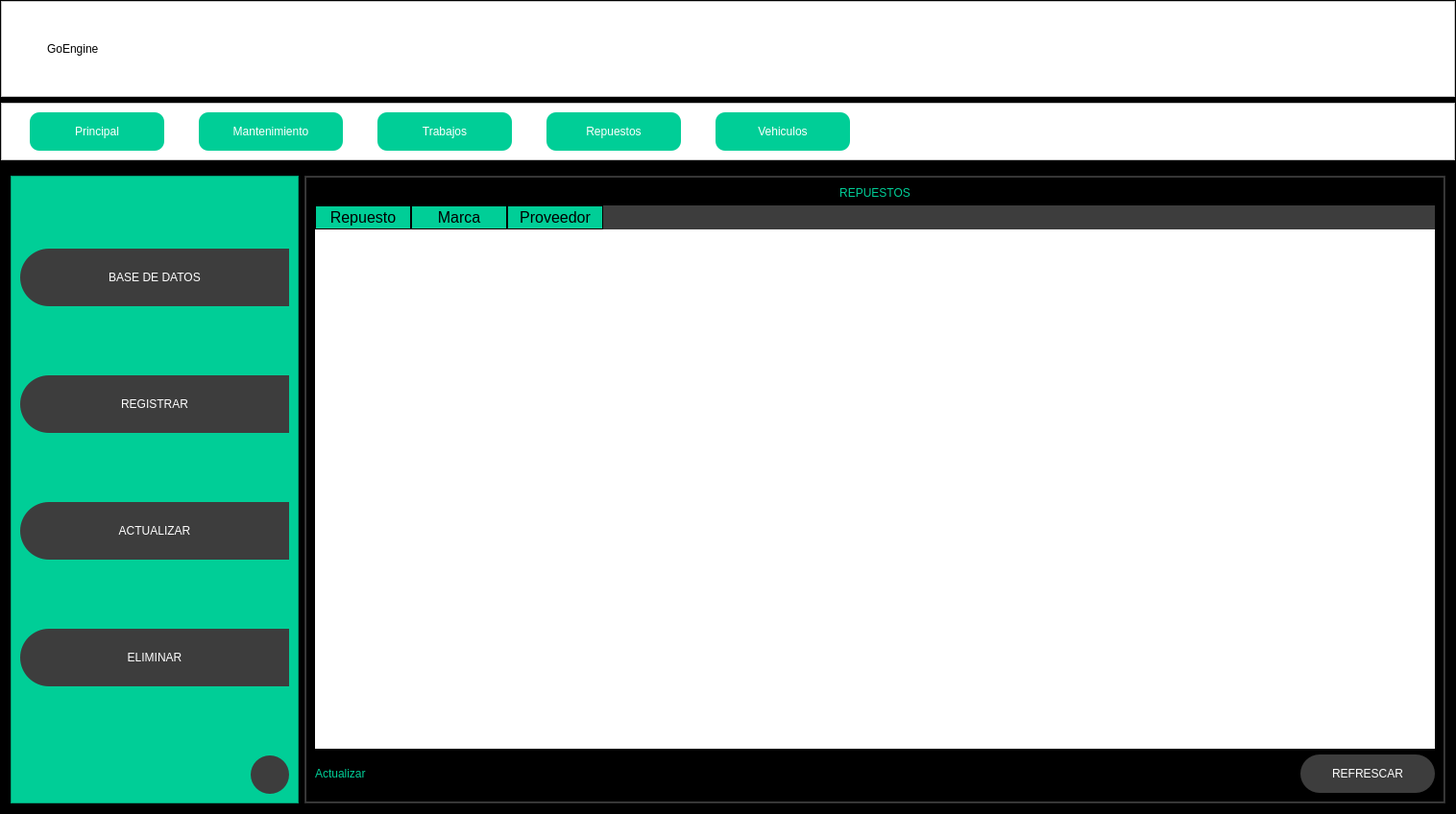
<?xml version="1.0" encoding="UTF-8"?>
<ui version="4.0">
 <class>MainWindow</class>
 <widget class="QMainWindow" name="MainWindow">
  <property name="geometry">
   <rect>
    <x>0</x>
    <y>0</y>
    <width>1516</width>
    <height>848</height>
   </rect>
  </property>
  <property name="windowTitle">
   <string>MainWindow</string>
  </property>
  <widget class="QWidget" name="centralwidget">
   <layout class="QVBoxLayout" name="verticalLayout_12">
    <property name="leftMargin">
     <number>0</number>
    </property>
    <property name="topMargin">
     <number>0</number>
    </property>
    <property name="rightMargin">
     <number>0</number>
    </property>
    <property name="bottomMargin">
     <number>0</number>
    </property>
    <item>
     <widget class="QFrame" name="frame">
      <property name="styleSheet">
       <string notr="true">background-color: rgb(0, 0, 0);</string>
      </property>
      <property name="frameShape">
       <enum>QFrame::StyledPanel</enum>
      </property>
      <property name="frameShadow">
       <enum>QFrame::Raised</enum>
      </property>
      <layout class="QVBoxLayout" name="verticalLayout_2" stretch="1,0,8">
       <property name="leftMargin">
        <number>0</number>
       </property>
       <property name="topMargin">
        <number>0</number>
       </property>
       <property name="rightMargin">
        <number>0</number>
       </property>
       <property name="bottomMargin">
        <number>0</number>
       </property>
       <item>
        <widget class="QFrame" name="frame_superior">
         <property name="sizePolicy">
          <sizepolicy hsizetype="Preferred" vsizetype="Fixed">
           <horstretch>0</horstretch>
           <verstretch>0</verstretch>
          </sizepolicy>
         </property>
         <property name="minimumSize">
          <size>
           <width>0</width>
           <height>100</height>
          </size>
         </property>
         <property name="styleSheet">
          <string notr="true">QFrame{
	font: 30pt &quot;Old English Text MT&quot;;
	font: 30pt &quot;Bauhaus 93&quot;;
	background-color: rgb(255, 255, 255);
}
QPushButton{
	background-color: #000000ff;
	border-radius:20px;
}
QPushButton:hover{
	background-color: rgb(61, 61, 61);
	border-radius:20px;
}
</string>
         </property>
         <property name="frameShape">
          <enum>QFrame::StyledPanel</enum>
         </property>
         <property name="frameShadow">
          <enum>QFrame::Raised</enum>
         </property>
         <layout class="QHBoxLayout" name="horizontalLayout">
          <property name="topMargin">
           <number>0</number>
          </property>
          <property name="bottomMargin">
           <number>0</number>
          </property>
          <item>
           <widget class="QPushButton" name="bt_menu">
            <property name="text">
             <string/>
            </property>
            <property name="icon">
             <iconset>
              <normaloff>menu.png</normaloff>menu.png</iconset>
            </property>
            <property name="iconSize">
             <size>
              <width>38</width>
              <height>38</height>
             </size>
            </property>
           </widget>
          </item>
          <item>
           <widget class="QLabel" name="label_19">
            <property name="text">
             <string>GoEngine</string>
            </property>
           </widget>
          </item>
          <item>
           <widget class="QPushButton" name="bt_naveg">
            <property name="enabled">
             <bool>true</bool>
            </property>
            <property name="sizePolicy">
             <sizepolicy hsizetype="Minimum" vsizetype="Preferred">
              <horstretch>0</horstretch>
              <verstretch>0</verstretch>
             </sizepolicy>
            </property>
            <property name="minimumSize">
             <size>
              <width>0</width>
              <height>100</height>
             </size>
            </property>
            <property name="contextMenuPolicy">
             <enum>Qt::DefaultContextMenu</enum>
            </property>
            <property name="styleSheet">
             <string notr="true">QPushButton{
	background-color: #000000ff;
	border-radius:0px;

}
QPushButton:hover{
	background-color: ;
	color: rgb(245, 245, 245);
	border-right: 2px solid rgb(223, 223, 223);
	border-left: 2px solid rgb(223, 223, 223);
	border-radius:0px;
}
</string>
            </property>
            <property name="text">
             <string/>
            </property>
            <property name="icon">
             <iconset>
              <normaloff>display.png</normaloff>display.png</iconset>
            </property>
            <property name="iconSize">
             <size>
              <width>50</width>
              <height>50</height>
             </size>
            </property>
           </widget>
          </item>
          <item>
           <spacer name="horizontalSpacer">
            <property name="orientation">
             <enum>Qt::Horizontal</enum>
            </property>
            <property name="sizeHint" stdset="0">
             <size>
              <width>457</width>
              <height>20</height>
             </size>
            </property>
           </spacer>
          </item>
          <item>
           <widget class="QPushButton" name="bt_minimizar">
            <property name="text">
             <string/>
            </property>
            <property name="icon">
             <iconset>
              <normaloff>extender.png</normaloff>extender.png</iconset>
            </property>
            <property name="iconSize">
             <size>
              <width>38</width>
              <height>38</height>
             </size>
            </property>
           </widget>
          </item>
          <item>
           <widget class="QPushButton" name="bt_colapsar">
            <property name="text">
             <string/>
            </property>
            <property name="icon">
             <iconset>
              <normaloff>contraer.png</normaloff>contraer.png</iconset>
            </property>
            <property name="iconSize">
             <size>
              <width>38</width>
              <height>38</height>
             </size>
            </property>
           </widget>
          </item>
          <item>
           <widget class="QPushButton" name="bt_cerrar">
            <property name="text">
             <string/>
            </property>
            <property name="icon">
             <iconset>
              <normaloff>cerrar.png</normaloff>cerrar.png</iconset>
            </property>
            <property name="iconSize">
             <size>
              <width>38</width>
              <height>38</height>
             </size>
            </property>
           </widget>
          </item>
         </layout>
        </widget>
       </item>
       <item>
        <widget class="QFrame" name="frame_navegar">
         <property name="minimumSize">
          <size>
           <width>0</width>
           <height>0</height>
          </size>
         </property>
         <property name="styleSheet">
          <string notr="true">QFrame{
	background-color: rgb(255, 255, 255);
}
QPushButton{
	background-color: rgb(0, 206, 151);
	border-radius:10px;
	color: rgb(255, 255, 255);
	font: 77 10pt &quot;Arial Black&quot;;
}
QPushButton:hover{
	background-color:rgb(229, 229, 229);
	border-radius:10px;

	color: rgb(0,0,0);
	font: 77 10pt &quot;Arial Black&quot;;
}</string>
         </property>
         <property name="frameShape">
          <enum>QFrame::StyledPanel</enum>
         </property>
         <property name="frameShadow">
          <enum>QFrame::Raised</enum>
         </property>
         <layout class="QHBoxLayout" name="horizontalLayout_13">
          <item>
           <spacer name="horizontalSpacer_9">
            <property name="orientation">
             <enum>Qt::Horizontal</enum>
            </property>
            <property name="sizeType">
             <enum>QSizePolicy::Fixed</enum>
            </property>
            <property name="sizeHint" stdset="0">
             <size>
              <width>20</width>
              <height>20</height>
             </size>
            </property>
           </spacer>
          </item>
          <item>
           <widget class="QPushButton" name="bt_nav_prin">
            <property name="sizePolicy">
             <sizepolicy hsizetype="Fixed" vsizetype="Fixed">
              <horstretch>0</horstretch>
              <verstretch>0</verstretch>
             </sizepolicy>
            </property>
            <property name="minimumSize">
             <size>
              <width>140</width>
              <height>40</height>
             </size>
            </property>
            <property name="text">
             <string>Principal</string>
            </property>
           </widget>
          </item>
          <item>
           <spacer name="horizontalSpacer_10">
            <property name="orientation">
             <enum>Qt::Horizontal</enum>
            </property>
            <property name="sizeType">
             <enum>QSizePolicy::Fixed</enum>
            </property>
            <property name="sizeHint" stdset="0">
             <size>
              <width>30</width>
              <height>20</height>
             </size>
            </property>
           </spacer>
          </item>
          <item>
           <widget class="QPushButton" name="bt_nav_man">
            <property name="sizePolicy">
             <sizepolicy hsizetype="Fixed" vsizetype="Fixed">
              <horstretch>0</horstretch>
              <verstretch>0</verstretch>
             </sizepolicy>
            </property>
            <property name="minimumSize">
             <size>
              <width>150</width>
              <height>40</height>
             </size>
            </property>
            <property name="text">
             <string>Mantenimiento</string>
            </property>
           </widget>
          </item>
          <item>
           <spacer name="horizontalSpacer_11">
            <property name="orientation">
             <enum>Qt::Horizontal</enum>
            </property>
            <property name="sizeType">
             <enum>QSizePolicy::Fixed</enum>
            </property>
            <property name="sizeHint" stdset="0">
             <size>
              <width>30</width>
              <height>20</height>
             </size>
            </property>
           </spacer>
          </item>
          <item>
           <widget class="QPushButton" name="bt_nav_tra">
            <property name="sizePolicy">
             <sizepolicy hsizetype="Fixed" vsizetype="Fixed">
              <horstretch>0</horstretch>
              <verstretch>0</verstretch>
             </sizepolicy>
            </property>
            <property name="minimumSize">
             <size>
              <width>140</width>
              <height>40</height>
             </size>
            </property>
            <property name="text">
             <string>Trabajos</string>
            </property>
           </widget>
          </item>
          <item>
           <spacer name="horizontalSpacer_12">
            <property name="orientation">
             <enum>Qt::Horizontal</enum>
            </property>
            <property name="sizeType">
             <enum>QSizePolicy::Fixed</enum>
            </property>
            <property name="sizeHint" stdset="0">
             <size>
              <width>30</width>
              <height>20</height>
             </size>
            </property>
           </spacer>
          </item>
          <item>
           <widget class="QPushButton" name="bt_nav_rep">
            <property name="sizePolicy">
             <sizepolicy hsizetype="Fixed" vsizetype="Fixed">
              <horstretch>0</horstretch>
              <verstretch>0</verstretch>
             </sizepolicy>
            </property>
            <property name="minimumSize">
             <size>
              <width>140</width>
              <height>40</height>
             </size>
            </property>
            <property name="text">
             <string>Repuestos</string>
            </property>
           </widget>
          </item>
          <item>
           <spacer name="horizontalSpacer_14">
            <property name="orientation">
             <enum>Qt::Horizontal</enum>
            </property>
            <property name="sizeType">
             <enum>QSizePolicy::Fixed</enum>
            </property>
            <property name="sizeHint" stdset="0">
             <size>
              <width>30</width>
              <height>20</height>
             </size>
            </property>
           </spacer>
          </item>
          <item>
           <widget class="QPushButton" name="bt_nav_veh">
            <property name="sizePolicy">
             <sizepolicy hsizetype="Fixed" vsizetype="Fixed">
              <horstretch>0</horstretch>
              <verstretch>0</verstretch>
             </sizepolicy>
            </property>
            <property name="minimumSize">
             <size>
              <width>140</width>
              <height>40</height>
             </size>
            </property>
            <property name="text">
             <string>Vehiculos</string>
            </property>
           </widget>
          </item>
          <item>
           <spacer name="horizontalSpacer_13">
            <property name="orientation">
             <enum>Qt::Horizontal</enum>
            </property>
            <property name="sizeHint" stdset="0">
             <size>
              <width>40</width>
              <height>20</height>
             </size>
            </property>
           </spacer>
          </item>
         </layout>
        </widget>
       </item>
       <item>
        <widget class="QFrame" name="frame_contenido">
         <property name="frameShape">
          <enum>QFrame::StyledPanel</enum>
         </property>
         <property name="frameShadow">
          <enum>QFrame::Raised</enum>
         </property>
         <layout class="QHBoxLayout" name="horizontalLayout_2">
          <item>
           <widget class="QFrame" name="frame_menu">
            <property name="minimumSize">
             <size>
              <width>300</width>
              <height>0</height>
             </size>
            </property>
            <property name="maximumSize">
             <size>
              <width>0</width>
              <height>16777215</height>
             </size>
            </property>
            <property name="styleSheet">
             <string notr="true">QFrame{
	
	background-color: rgb(0, 206, 151);
}
QPushButton{
	background-color: rgb(61, 61, 61);
	border-top-left-radius:30px;
	border-bottom-left-radius:30px;
	color: rgb(255, 255, 255);
	font: 77 10pt &quot;Arial Black&quot;;
}
QPushButton:hover{
	background-color:white;
	border-top-left-radius:30px;
	border-bottom-left-radius:30px;
	color: rgb(0,0,0);
	font: 77 10pt &quot;Arial Black&quot;;
}
</string>
            </property>
            <property name="frameShape">
             <enum>QFrame::StyledPanel</enum>
            </property>
            <property name="frameShadow">
             <enum>QFrame::Raised</enum>
            </property>
            <layout class="QVBoxLayout" name="verticalLayout_3">
             <item>
              <spacer name="verticalSpacer_9">
               <property name="orientation">
                <enum>Qt::Vertical</enum>
               </property>
               <property name="sizeHint" stdset="0">
                <size>
                 <width>20</width>
                 <height>40</height>
                </size>
               </property>
              </spacer>
             </item>
             <item>
              <widget class="QPushButton" name="bt_database">
               <property name="enabled">
                <bool>true</bool>
               </property>
               <property name="minimumSize">
                <size>
                 <width>0</width>
                 <height>60</height>
                </size>
               </property>
               <property name="text">
                <string>BASE DE DATOS</string>
               </property>
               <property name="icon">
                <iconset>
                 <normaloff>base de datos.png</normaloff>base de datos.png</iconset>
               </property>
               <property name="iconSize">
                <size>
                 <width>30</width>
                 <height>30</height>
                </size>
               </property>
              </widget>
             </item>
             <item>
              <spacer name="verticalSpacer_8">
               <property name="orientation">
                <enum>Qt::Vertical</enum>
               </property>
               <property name="sizeHint" stdset="0">
                <size>
                 <width>20</width>
                 <height>40</height>
                </size>
               </property>
              </spacer>
             </item>
             <item>
              <widget class="QPushButton" name="bt_registrar">
               <property name="enabled">
                <bool>true</bool>
               </property>
               <property name="minimumSize">
                <size>
                 <width>0</width>
                 <height>60</height>
                </size>
               </property>
               <property name="text">
                <string>REGISTRAR</string>
               </property>
               <property name="icon">
                <iconset>
                 <normaloff>filtro.png</normaloff>filtro.png</iconset>
               </property>
               <property name="iconSize">
                <size>
                 <width>30</width>
                 <height>30</height>
                </size>
               </property>
              </widget>
             </item>
             <item>
              <spacer name="verticalSpacer_7">
               <property name="orientation">
                <enum>Qt::Vertical</enum>
               </property>
               <property name="sizeHint" stdset="0">
                <size>
                 <width>20</width>
                 <height>40</height>
                </size>
               </property>
              </spacer>
             </item>
             <item>
              <widget class="QPushButton" name="bt_actualizar">
               <property name="minimumSize">
                <size>
                 <width>0</width>
                 <height>60</height>
                </size>
               </property>
               <property name="text">
                <string>ACTUALIZAR</string>
               </property>
               <property name="icon">
                <iconset>
                 <normaloff>lapiz.png</normaloff>lapiz.png</iconset>
               </property>
               <property name="iconSize">
                <size>
                 <width>30</width>
                 <height>30</height>
                </size>
               </property>
              </widget>
             </item>
             <item>
              <spacer name="verticalSpacer_6">
               <property name="orientation">
                <enum>Qt::Vertical</enum>
               </property>
               <property name="sizeHint" stdset="0">
                <size>
                 <width>20</width>
                 <height>40</height>
                </size>
               </property>
              </spacer>
             </item>
             <item>
              <widget class="QPushButton" name="bt_eliminar">
               <property name="minimumSize">
                <size>
                 <width>0</width>
                 <height>60</height>
                </size>
               </property>
               <property name="text">
                <string>ELIMINAR</string>
               </property>
               <property name="icon">
                <iconset>
                 <normaloff>settings.png</normaloff>settings.png</iconset>
               </property>
               <property name="iconSize">
                <size>
                 <width>30</width>
                 <height>30</height>
                </size>
               </property>
              </widget>
             </item>
             <item>
              <spacer name="verticalSpacer_5">
               <property name="orientation">
                <enum>Qt::Vertical</enum>
               </property>
               <property name="sizeHint" stdset="0">
                <size>
                 <width>20</width>
                 <height>40</height>
                </size>
               </property>
              </spacer>
             </item>
             <item alignment="Qt::AlignRight">
              <widget class="QPushButton" name="bt_ingreso">
               <property name="sizePolicy">
                <sizepolicy hsizetype="Fixed" vsizetype="Fixed">
                 <horstretch>40</horstretch>
                 <verstretch>40</verstretch>
                </sizepolicy>
               </property>
               <property name="minimumSize">
                <size>
                 <width>40</width>
                 <height>40</height>
                </size>
               </property>
               <property name="styleSheet">
                <string notr="true">QPushButton{
	background-color: rgb(61, 61, 61);
	border-top-left-radius:20px;
	border-bottom-left-radius:20px;
	border-top-right-radius:20px;
	border-bottom-right-radius:20px;
	color: rgb(255, 255, 255);
	font: 77 10pt &quot;Arial Black&quot;;
}
QPushButton:hover{
	background-color:white;
	border-top-left-radius:20px;
	border-bottom-left-radius:20px;
	border-top-right-radius:20px;
	border-bottom-right-radius:20px;
	width:100px;
	color: rgb(0,0,0);
	font: 77 10pt &quot;Arial Black&quot;;
}
</string>
               </property>
               <property name="text">
                <string/>
               </property>
               <property name="icon">
                <iconset>
                 <normaloff>avatar.png</normaloff>avatar.png</iconset>
               </property>
               <property name="iconSize">
                <size>
                 <width>25</width>
                 <height>20</height>
                </size>
               </property>
              </widget>
             </item>
            </layout>
           </widget>
          </item>
          <item>
           <widget class="QFrame" name="frame_paginas">
            <property name="styleSheet">
             <string notr="true">QFrame{
	
	background-color: rgb(61, 61, 61);
}
QLabel{
	font: 87 14pt &quot;Arial Black&quot;;
	background-color:#000000ff;
	color: rgb(0, 206, 151);
	border:0px solid #14C8DC;
}
QLineEdit{
	border:0px;
	color: rgb(255, 255, 255);
	border-bottom:2px solid  rgb(61, 61, 61);
	font: 75 14pt &quot;Times New Roman&quot;;
	
}
QPushButton{
	background-color: rgb(61, 61, 61);
	border-radius:20px;
	color: rgb(255, 255, 255);
	font: 77 10pt &quot;Arial Black&quot;;
}

QPushButton:hover{
	background-color:rgb(0, 206, 151);
	border-radius:15px;
	color: rgb(0,0,0);
	font: 77 10pt &quot;Arial Black&quot;;
}

QTableWidget{
	background-color:rgb(255, 255, 255);
	color: rgb(0,0,0);
	gridline-color: rgb(0, 206, 151);
	border:0px;
	color: rgb(255, 255, 255);
	font-size: 12pt;
	color: #000000;
}
QHeaderView::section{
	background-color:rgb(0, 206, 151);
	border:1px solid rgb(0,0,0);
	font-size:12pt;
}
QTableWidgetQTableCornerButton::section{
	background-color:rgb(0,0,0);
	border:1px solid rgb(0, 206, 151);
}
</string>
            </property>
            <property name="frameShape">
             <enum>QFrame::StyledPanel</enum>
            </property>
            <property name="frameShadow">
             <enum>QFrame::Raised</enum>
            </property>
            <layout class="QVBoxLayout" name="verticalLayout_4">
             <property name="spacing">
              <number>0</number>
             </property>
             <property name="leftMargin">
              <number>1</number>
             </property>
             <property name="topMargin">
              <number>1</number>
             </property>
             <property name="rightMargin">
              <number>1</number>
             </property>
             <property name="bottomMargin">
              <number>1</number>
             </property>
             <item>
              <widget class="QStackedWidget" name="stackedWidget">
               <widget class="QWidget" name="page_base_datos">
                <layout class="QVBoxLayout" name="verticalLayout_5">
                 <item>
                  <widget class="QLabel" name="label">
                   <property name="text">
                    <string>REPUESTOS</string>
                   </property>
                   <property name="alignment">
                    <set>Qt::AlignCenter</set>
                   </property>
                  </widget>
                 </item>
                 <item>
                  <widget class="QTableWidget" name="tabla_pgBD_OT">
                   <column>
                    <property name="text">
                     <string>Repuesto</string>
                    </property>
                   </column>
                   <column>
                    <property name="text">
                     <string>Marca</string>
                    </property>
                   </column>
                   <column>
                    <property name="text">
                     <string>Proveedor</string>
                    </property>
                   </column>
                  </widget>
                 </item>
                 <item>
                  <layout class="QHBoxLayout" name="horizontalLayout_3">
                   <item>
                    <widget class="QLabel" name="label_18">
                     <property name="text">
                      <string>Actualizar</string>
                     </property>
                    </widget>
                   </item>
                   <item>
                    <spacer name="horizontalSpacer_2">
                     <property name="orientation">
                      <enum>Qt::Horizontal</enum>
                     </property>
                     <property name="sizeHint" stdset="0">
                      <size>
                       <width>40</width>
                       <height>20</height>
                      </size>
                     </property>
                    </spacer>
                   </item>
                   <item>
                    <widget class="QPushButton" name="bt_pgBD_Act">
                     <property name="minimumSize">
                      <size>
                       <width>140</width>
                       <height>40</height>
                      </size>
                     </property>
                     <property name="text">
                      <string>REFRESCAR</string>
                     </property>
                    </widget>
                   </item>
                  </layout>
                 </item>
                </layout>
               </widget>
               <widget class="QWidget" name="page_registrar">
                <layout class="QVBoxLayout" name="verticalLayout_8">
                 <item>
                  <widget class="QLabel" name="label_7">
                   <property name="minimumSize">
                    <size>
                     <width>0</width>
                     <height>80</height>
                    </size>
                   </property>
                   <property name="font">
                    <font>
                     <family>Arial Black</family>
                     <pointsize>16</pointsize>
                     <weight>10</weight>
                     <italic>false</italic>
                     <bold>false</bold>
                    </font>
                   </property>
                   <property name="styleSheet">
                    <string notr="true">font: 87 16pt &quot;Arial Black&quot;;</string>
                   </property>
                   <property name="text">
                    <string>CREAR REPUESTO</string>
                   </property>
                   <property name="alignment">
                    <set>Qt::AlignCenter</set>
                   </property>
                  </widget>
                 </item>
                 <item>
                  <spacer name="verticalSpacer_2">
                   <property name="orientation">
                    <enum>Qt::Vertical</enum>
                   </property>
                   <property name="sizeType">
                    <enum>QSizePolicy::Fixed</enum>
                   </property>
                   <property name="sizeHint" stdset="0">
                    <size>
                     <width>20</width>
                     <height>40</height>
                    </size>
                   </property>
                  </spacer>
                 </item>
                 <item>
                  <layout class="QHBoxLayout" name="horizontalLayout_4">
                   <property name="spacing">
                    <number>30</number>
                   </property>
                   <item>
                    <layout class="QVBoxLayout" name="verticalLayout_6">
                     <item>
                      <widget class="QLabel" name="label_2">
                       <property name="text">
                        <string>Nombre Repuesto</string>
                       </property>
                      </widget>
                     </item>
                     <item>
                      <widget class="QLabel" name="label_6">
                       <property name="text">
                        <string>Marca</string>
                       </property>
                      </widget>
                     </item>
                     <item>
                      <widget class="QLabel" name="label_5">
                       <property name="text">
                        <string>Proveedor</string>
                       </property>
                      </widget>
                     </item>
                    </layout>
                   </item>
                   <item>
                    <layout class="QVBoxLayout" name="verticalLayout_7">
                     <property name="spacing">
                      <number>8</number>
                     </property>
                     <item>
                      <widget class="QLineEdit" name="tBox_pgReg_Rep">
                       <property name="minimumSize">
                        <size>
                         <width>40</width>
                         <height>30</height>
                        </size>
                       </property>
                      </widget>
                     </item>
                     <item>
                      <widget class="QLineEdit" name="tBox_pgReg_Mar">
                       <property name="minimumSize">
                        <size>
                         <width>40</width>
                         <height>30</height>
                        </size>
                       </property>
                      </widget>
                     </item>
                     <item>
                      <widget class="QLineEdit" name="tBox_pgReg_Pro">
                       <property name="minimumSize">
                        <size>
                         <width>40</width>
                         <height>30</height>
                        </size>
                       </property>
                      </widget>
                     </item>
                    </layout>
                   </item>
                   <item>
                    <spacer name="horizontalSpacer_4">
                     <property name="orientation">
                      <enum>Qt::Horizontal</enum>
                     </property>
                     <property name="sizeHint" stdset="0">
                      <size>
                       <width>40</width>
                       <height>20</height>
                      </size>
                     </property>
                    </spacer>
                   </item>
                  </layout>
                 </item>
                 <item>
                  <spacer name="verticalSpacer">
                   <property name="orientation">
                    <enum>Qt::Vertical</enum>
                   </property>
                   <property name="sizeHint" stdset="0">
                    <size>
                     <width>20</width>
                     <height>40</height>
                    </size>
                   </property>
                  </spacer>
                 </item>
                 <item>
                  <layout class="QHBoxLayout" name="horizontalLayout_5">
                   <item>
                    <widget class="QLabel" name="lb_pgReg_Save">
                     <property name="text">
                      <string>TextLabel</string>
                     </property>
                    </widget>
                   </item>
                   <item>
                    <spacer name="horizontalSpacer_3">
                     <property name="orientation">
                      <enum>Qt::Horizontal</enum>
                     </property>
                     <property name="sizeHint" stdset="0">
                      <size>
                       <width>40</width>
                       <height>20</height>
                      </size>
                     </property>
                    </spacer>
                   </item>
                   <item>
                    <widget class="QPushButton" name="bt_pgReg_Save">
                     <property name="minimumSize">
                      <size>
                       <width>140</width>
                       <height>40</height>
                      </size>
                     </property>
                     <property name="font">
                      <font>
                       <family>Arial Black</family>
                       <pointsize>10</pointsize>
                       <weight>9</weight>
                       <italic>false</italic>
                       <bold>false</bold>
                       <stylestrategy>PreferAntialias</stylestrategy>
                      </font>
                     </property>
                     <property name="text">
                      <string>GUARDAR</string>
                     </property>
                    </widget>
                   </item>
                  </layout>
                 </item>
                </layout>
               </widget>
               <widget class="QWidget" name="page_actualizar">
                <layout class="QVBoxLayout" name="verticalLayout_11">
                 <item>
                  <widget class="QLabel" name="label_16">
                   <property name="lineWidth">
                    <number>1</number>
                   </property>
                   <property name="text">
                    <string>MODIFICAR REPUESTO</string>
                   </property>
                   <property name="alignment">
                    <set>Qt::AlignCenter</set>
                   </property>
                  </widget>
                 </item>
                 <item>
                  <layout class="QHBoxLayout" name="horizontalLayout_9">
                   <item>
                    <widget class="QLabel" name="label_15">
                     <property name="text">
                      <string>Repuesto</string>
                     </property>
                    </widget>
                   </item>
                   <item>
                    <widget class="QLineEdit" name="tBox_pgMod_Con"/>
                   </item>
                   <item>
                    <widget class="QPushButton" name="bt_pgMod_Con">
                     <property name="sizePolicy">
                      <sizepolicy hsizetype="Minimum" vsizetype="Fixed">
                       <horstretch>0</horstretch>
                       <verstretch>0</verstretch>
                      </sizepolicy>
                     </property>
                     <property name="minimumSize">
                      <size>
                       <width>140</width>
                       <height>40</height>
                      </size>
                     </property>
                     <property name="text">
                      <string>CONSULTAR</string>
                     </property>
                    </widget>
                   </item>
                  </layout>
                 </item>
                 <item>
                  <spacer name="verticalSpacer_3">
                   <property name="orientation">
                    <enum>Qt::Vertical</enum>
                   </property>
                   <property name="sizeType">
                    <enum>QSizePolicy::Fixed</enum>
                   </property>
                   <property name="sizeHint" stdset="0">
                    <size>
                     <width>20</width>
                     <height>40</height>
                    </size>
                   </property>
                  </spacer>
                 </item>
                 <item>
                  <layout class="QHBoxLayout" name="horizontalLayout_7">
                   <item>
                    <layout class="QVBoxLayout" name="verticalLayout_9">
                     <item>
                      <widget class="QLabel" name="label_3">
                       <property name="text">
                        <string>Nombre Repuesto</string>
                       </property>
                      </widget>
                     </item>
                     <item>
                      <widget class="QLabel" name="label_9">
                       <property name="text">
                        <string>Marca</string>
                       </property>
                      </widget>
                     </item>
                     <item>
                      <widget class="QLabel" name="label_10">
                       <property name="text">
                        <string>Proveedor</string>
                       </property>
                      </widget>
                     </item>
                    </layout>
                   </item>
                   <item>
                    <layout class="QVBoxLayout" name="verticalLayout_10">
                     <property name="spacing">
                      <number>8</number>
                     </property>
                     <item>
                      <widget class="QLineEdit" name="tBox_pgAct_Rep">
                       <property name="minimumSize">
                        <size>
                         <width>40</width>
                         <height>30</height>
                        </size>
                       </property>
                      </widget>
                     </item>
                     <item>
                      <widget class="QLineEdit" name="tBox_pgAct_Mar">
                       <property name="minimumSize">
                        <size>
                         <width>40</width>
                         <height>30</height>
                        </size>
                       </property>
                      </widget>
                     </item>
                     <item>
                      <widget class="QLineEdit" name="tBox_pgAct_Pro">
                       <property name="minimumSize">
                        <size>
                         <width>40</width>
                         <height>30</height>
                        </size>
                       </property>
                      </widget>
                     </item>
                    </layout>
                   </item>
                   <item>
                    <spacer name="horizontalSpacer_6">
                     <property name="orientation">
                      <enum>Qt::Horizontal</enum>
                     </property>
                     <property name="sizeHint" stdset="0">
                      <size>
                       <width>40</width>
                       <height>20</height>
                      </size>
                     </property>
                    </spacer>
                   </item>
                  </layout>
                 </item>
                 <item>
                  <spacer name="verticalSpacer_4">
                   <property name="orientation">
                    <enum>Qt::Vertical</enum>
                   </property>
                   <property name="sizeType">
                    <enum>QSizePolicy::Minimum</enum>
                   </property>
                   <property name="sizeHint" stdset="0">
                    <size>
                     <width>20</width>
                     <height>47</height>
                    </size>
                   </property>
                  </spacer>
                 </item>
                 <item>
                  <layout class="QHBoxLayout" name="horizontalLayout_8">
                   <item>
                    <widget class="QLabel" name="lb_pgMod_Signal">
                     <property name="text">
                      <string>Guardar Cambios</string>
                     </property>
                    </widget>
                   </item>
                   <item>
                    <spacer name="horizontalSpacer_5">
                     <property name="orientation">
                      <enum>Qt::Horizontal</enum>
                     </property>
                     <property name="sizeHint" stdset="0">
                      <size>
                       <width>40</width>
                       <height>20</height>
                      </size>
                     </property>
                    </spacer>
                   </item>
                   <item>
                    <widget class="QPushButton" name="bt_pgMod_Save">
                     <property name="minimumSize">
                      <size>
                       <width>140</width>
                       <height>40</height>
                      </size>
                     </property>
                     <property name="text">
                      <string>ACTUALIZAR</string>
                     </property>
                    </widget>
                   </item>
                  </layout>
                 </item>
                </layout>
               </widget>
               <widget class="QWidget" name="page_eliminar">
                <layout class="QVBoxLayout" name="verticalLayout">
                 <item>
                  <widget class="QLabel" name="label_4">
                   <property name="text">
                    <string>ELIMINAR REPUESTO</string>
                   </property>
                   <property name="alignment">
                    <set>Qt::AlignCenter</set>
                   </property>
                  </widget>
                 </item>
                 <item>
                  <layout class="QHBoxLayout" name="horizontalLayout_10">
                   <item>
                    <widget class="QLabel" name="label_17">
                     <property name="text">
                      <string>Nombre Repuesto</string>
                     </property>
                    </widget>
                   </item>
                   <item>
                    <widget class="QLineEdit" name="tBox_pgElim_Con"/>
                   </item>
                   <item>
                    <widget class="QPushButton" name="bt_pgElim_Con">
                     <property name="minimumSize">
                      <size>
                       <width>140</width>
                       <height>40</height>
                      </size>
                     </property>
                     <property name="text">
                      <string>CONSULTAR</string>
                     </property>
                    </widget>
                   </item>
                  </layout>
                 </item>
                 <item>
                  <widget class="QTableWidget" name="tabla_pgElim_OT">
                   <column>
                    <property name="text">
                     <string>Repuesto</string>
                    </property>
                   </column>
                   <column>
                    <property name="text">
                     <string>Marca</string>
                    </property>
                   </column>
                   <column>
                    <property name="text">
                     <string>Proveedor</string>
                    </property>
                   </column>
                  </widget>
                 </item>
                 <item>
                  <layout class="QHBoxLayout" name="horizontalLayout_6">
                   <item>
                    <widget class="QLabel" name="label_23">
                     <property name="text">
                      <string>Eliminar Registro</string>
                     </property>
                    </widget>
                   </item>
                   <item>
                    <spacer name="horizontalSpacer_7">
                     <property name="orientation">
                      <enum>Qt::Horizontal</enum>
                     </property>
                     <property name="sizeHint" stdset="0">
                      <size>
                       <width>40</width>
                       <height>20</height>
                      </size>
                     </property>
                    </spacer>
                   </item>
                   <item>
                    <widget class="QPushButton" name="bt_pgElim_Save">
                     <property name="minimumSize">
                      <size>
                       <width>140</width>
                       <height>40</height>
                      </size>
                     </property>
                     <property name="text">
                      <string>GUARDAR</string>
                     </property>
                    </widget>
                   </item>
                  </layout>
                 </item>
                </layout>
               </widget>
               <widget class="QWidget" name="page_program"/>
              </widget>
             </item>
            </layout>
           </widget>
          </item>
         </layout>
        </widget>
       </item>
      </layout>
     </widget>
    </item>
   </layout>
  </widget>
 </widget>
 <resources/>
 <connections/>
</ui>
